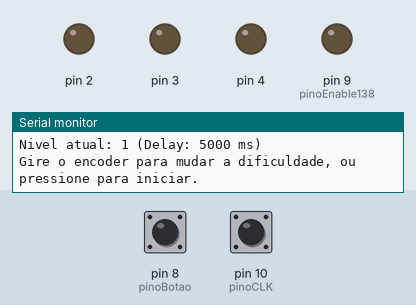
A sketch run on a simulated Arduino Uno, built with avr-gcc and run on an emulated ATmega328P. On the bench: output pins drawn as LEDs (lit = HIGH), the last lines printed to the serial monitor. The inputs (shaded band) are chosen by the test bench; at power-on: pin 8 (pinoBotao) HIGH, pin 10 (pinoCLK) HIGH. Random numbers use the default seed unless the sketch sets one.

Above: at 1.2 s.
1.3 s: pin 8 (pinoBotao) pulled LOW for 0.15 s
At 1.6 s:
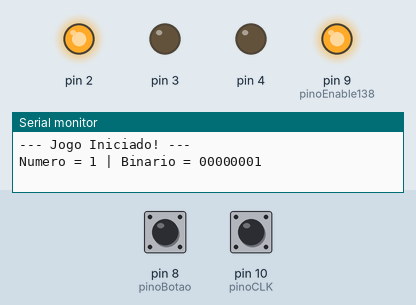
At 6.7 s:
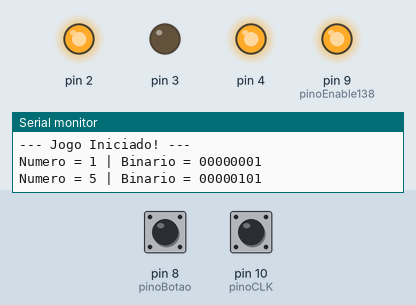
Timing chart, 0 to 27.8 s (numbered marks = the images above; inputs shaded):
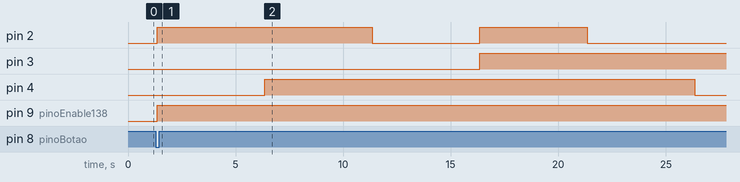

The sketch:

Teste5_NumerosBin_UtilizandoOEncoder.ino
```cpp
// Array com os números que serão sorteados (0 a 7)
byte numeros[8] = {0, 1, 2, 3, 4, 5, 6, 7};
long pequeno;
byte b;

// Definição dos pinos
const int pinoBotao = 8;     // Pino SW do encoder
const int pinoEnable138 = 9; // Ativação do 74HC138
const int pinoCLK = 10;      // Pino CLK do encoder
const int pinoDT = 11;       // Pino DT do encoder

// Variáveis de controle do Encoder e Nível
int estadoAnteriorCLK;
int nivel = 1; // Nível inicial padrão
// Array com os tempos de delay em milissegundos para os níveis 1, 2, 3 e 4
const unsigned long tempos[4] = {5000, 3500, 2000, 1000};

// Função que implementa o algoritmo de Fisher-Yates
void embaralhar() {
  for (int i = 7; i > 0; i--) {
    int j = random(i + 1);
    byte temp = numeros[i];
    numeros[i] = numeros[j];
    numeros[j] = temp;
  }
}

void setup() {
  // Configura os pinos 2, 3 e 4 como saída (bits 2, 3 e 4 do PORTD)
  DDRD = B11100;

  // Configura o pino do 74HC138
  pinMode(pinoEnable138, OUTPUT);
  digitalWrite(pinoEnable138, LOW);

  // Configura os pinos do Encoder
  pinMode(pinoBotao, INPUT_PULLUP);
  pinMode(pinoCLK, INPUT);
  pinMode(pinoDT, INPUT);

  // Lê o estado inicial do pino CLK para referência do encoder
  estadoAnteriorCLK = digitalRead(pinoCLK);

  Serial.begin(9600);
  randomSeed(analogRead(0));

  Serial.println("Sistema pronto!");
  Serial.print("Nivel atual: ");
  Serial.print(nivel);
  Serial.print(" (Delay: ");
  Serial.print(tempos[nivel - 1]);
  Serial.println(" ms)");
  Serial.println("Gire o encoder para mudar a dificuldade, ou pressione para iniciar.");
}

void loop() {
  // 1. LEITURA DO GIRO DO ENCODER (Ajuste de Nível)
  int estadoAtualCLK = digitalRead(pinoCLK);

  // Se o estado mudou e agora é HIGH, houve um "passo" (rotação)
  if (estadoAtualCLK != estadoAnteriorCLK && estadoAtualCLK == 1) {
    // Verifica o pino DT para determinar a direção
    if (digitalRead(pinoDT) != estadoAtualCLK) {
      nivel++; // Sentido horário (Direita) - Aumenta nível
      if(nivel > 4) nivel = 4; // Limita no nível 4
    } else {
      nivel--; // Sentido anti-horário (Esquerda) - Diminui nível
      if(nivel < 1) nivel = 1; // Limita no nível 1
    }

    Serial.print("Dificuldade alterada para: Nivel ");
    Serial.print(nivel);
    Serial.print(" (Delay: ");
    Serial.print(tempos[nivel - 1]);
    Serial.println(" ms)");
  }

  // Salva o estado atual para a próxima volta do loop
  estadoAnteriorCLK = estadoAtualCLK;


  // 2. LEITURA DO BOTÃO DO ENCODER (Início do Sorteio)
  if (digitalRead(pinoBotao) == LOW) {
    delay(50); // Debounce

    if (digitalRead(pinoBotao) == LOW) {
      Serial.println("\n--- Jogo Iniciado! ---");

      digitalWrite(pinoEnable138, HIGH); // Ativa o 74HC138
      embaralhar();

      // Pega o tempo de delay correspondente ao nível atual (índice 0 a 3)
      unsigned long delayDoSorteio = tempos[nivel - 1];

      // Sorteia os 8 números com a velocidade escolhida
      for (int indice = 0; indice < 8; indice++) {
        pequeno = numeros[indice];
        b = (byte)pequeno;

        Serial.print("Numero = ");
        Serial.print(pequeno);
        Serial.print(" | Binario = ");
        for (int i = 7; i >= 0; i--) {
          Serial.print(bitRead(b, i));
        }
        Serial.println();

        // Atualiza os pinos 2, 3 e 4
        PORTD = (b << 2);

        // Aplica o delay dinâmico baseado no nível
        delay(delayDoSorteio);
      }

      digitalWrite(pinoEnable138, LOW); // Desativa o 74HC138 no final
      PORTD = (0 << 2); // Limpa as saídas do Arduino

      Serial.println("--- Fim da rodada. Ajuste o nivel ou pressione para jogar de novo. ---");

      // Trava aqui até você soltar o botão, caso tenha segurado tempo demais
      while(digitalRead(pinoBotao) == LOW) {
        delay(10);
      }

      // Atualiza o estado do CLK após sair do loop bloqueante do botão
      // para evitar que ele registre um giro falso ao terminar o jogo
      estadoAnteriorCLK = digitalRead(pinoCLK);
    }
  }
}
```

Measured:
- after the input at 1.3 s, pin 2: LOW → HIGH after 0.05 s, → LOW 10.0 s later, → HIGH 5.0 s later, → LOW 5.0 s later; pin 3: LOW → HIGH after 15.1 s; pin 4: LOW → HIGH after 5.1 s, → LOW 20.0 s later; pin 9 (pinoEnable138): LOW → HIGH after 0.05 s
